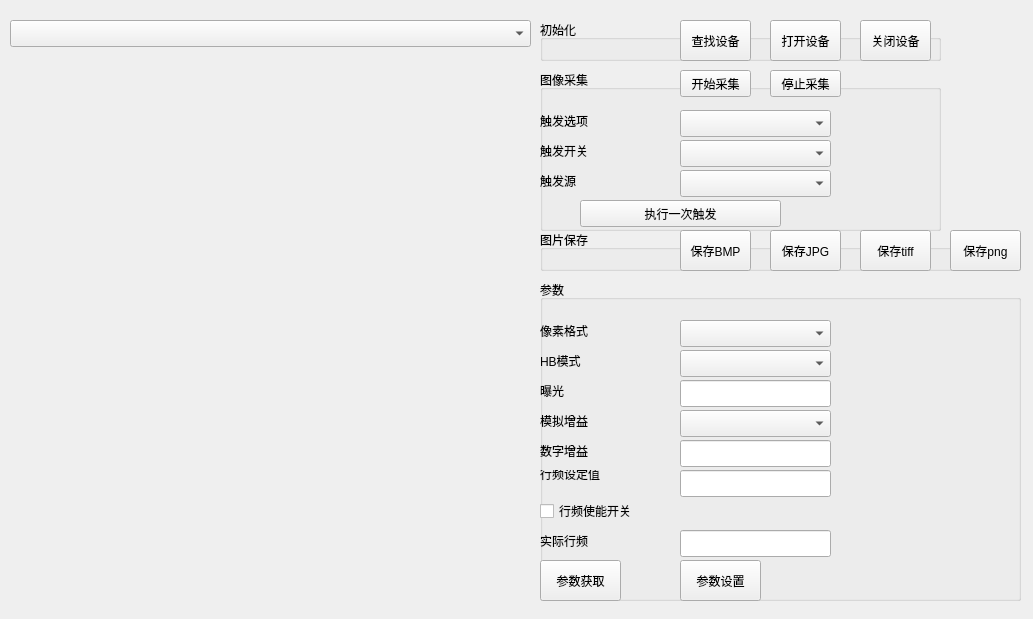
<?xml version="1.0" encoding="UTF-8"?>
<ui version="4.0">
 <class>MainWindow</class>
 <widget class="QMainWindow" name="MainWindow">
  <property name="geometry">
   <rect>
    <x>0</x>
    <y>0</y>
    <width>1033</width>
    <height>619</height>
   </rect>
  </property>
  <property name="windowTitle">
   <string>MainWindow</string>
  </property>
  <widget class="QWidget" name="centralWidget">
   <widget class="QComboBox" name="EnumCombo">
    <property name="geometry">
     <rect>
      <x>10</x>
      <y>20</y>
      <width>521</width>
      <height>27</height>
     </rect>
    </property>
   </widget>
   <widget class="QWidget" name="DisplayWidget" native="true">
    <property name="geometry">
     <rect>
      <x>10</x>
      <y>60</y>
      <width>521</width>
      <height>521</height>
     </rect>
    </property>
   </widget>
   <widget class="QGroupBox" name="groupBox">
    <property name="geometry">
     <rect>
      <x>540</x>
      <y>20</y>
      <width>401</width>
      <height>41</height>
     </rect>
    </property>
    <property name="title">
     <string>初始化</string>
    </property>
    <widget class="QPushButton" name="EnumButton">
     <property name="geometry">
      <rect>
       <x>140</x>
       <y>0</y>
       <width>71</width>
       <height>41</height>
      </rect>
     </property>
     <property name="text">
      <string>查找设备</string>
     </property>
    </widget>
    <widget class="QPushButton" name="OpenButton">
     <property name="geometry">
      <rect>
       <x>230</x>
       <y>0</y>
       <width>71</width>
       <height>41</height>
      </rect>
     </property>
     <property name="text">
      <string>打开设备</string>
     </property>
    </widget>
    <widget class="QPushButton" name="CloseButton">
     <property name="geometry">
      <rect>
       <x>320</x>
       <y>0</y>
       <width>71</width>
       <height>41</height>
      </rect>
     </property>
     <property name="text">
      <string>关闭设备</string>
     </property>
    </widget>
   </widget>
   <widget class="QGroupBox" name="groupBox_2">
    <property name="geometry">
     <rect>
      <x>540</x>
      <y>70</y>
      <width>401</width>
      <height>161</height>
     </rect>
    </property>
    <property name="title">
     <string>图像采集 </string>
    </property>
    <widget class="QPushButton" name="StartGrabbingButton">
     <property name="geometry">
      <rect>
       <x>140</x>
       <y>0</y>
       <width>71</width>
       <height>27</height>
      </rect>
     </property>
     <property name="text">
      <string>开始采集</string>
     </property>
    </widget>
    <widget class="QPushButton" name="StopGrabbingButton">
     <property name="geometry">
      <rect>
       <x>230</x>
       <y>0</y>
       <width>71</width>
       <height>27</height>
      </rect>
     </property>
     <property name="text">
      <string>停止采集</string>
     </property>
    </widget>
    <widget class="QLabel" name="label">
     <property name="geometry">
      <rect>
       <x>0</x>
       <y>40</y>
       <width>111</width>
       <height>21</height>
      </rect>
     </property>
     <property name="text">
      <string>触发选项</string>
     </property>
    </widget>
    <widget class="QLabel" name="label_2">
     <property name="geometry">
      <rect>
       <x>0</x>
       <y>70</y>
       <width>111</width>
       <height>21</height>
      </rect>
     </property>
     <property name="text">
      <string>触发开关</string>
     </property>
    </widget>
    <widget class="QLabel" name="label_3">
     <property name="geometry">
      <rect>
       <x>0</x>
       <y>100</y>
       <width>111</width>
       <height>21</height>
      </rect>
     </property>
     <property name="text">
      <string>触发源</string>
     </property>
    </widget>
    <widget class="QComboBox" name="SelchangeTriggerselCombo">
     <property name="geometry">
      <rect>
       <x>140</x>
       <y>40</y>
       <width>151</width>
       <height>27</height>
      </rect>
     </property>
    </widget>
    <widget class="QComboBox" name="SelchangeTriggerswitchCombo">
     <property name="geometry">
      <rect>
       <x>140</x>
       <y>70</y>
       <width>151</width>
       <height>27</height>
      </rect>
     </property>
    </widget>
    <widget class="QComboBox" name="SelchangeTriggersourceCombo">
     <property name="geometry">
      <rect>
       <x>140</x>
       <y>100</y>
       <width>151</width>
       <height>27</height>
      </rect>
     </property>
    </widget>
    <widget class="QPushButton" name="SoftwareOnceButton">
     <property name="geometry">
      <rect>
       <x>40</x>
       <y>130</y>
       <width>201</width>
       <height>27</height>
      </rect>
     </property>
     <property name="text">
      <string>执行一次触发</string>
     </property>
    </widget>
    <zorder>SelchangeTriggerselCombo</zorder>
    <zorder>StartGrabbingButton</zorder>
    <zorder>StopGrabbingButton</zorder>
    <zorder>label</zorder>
    <zorder>label_2</zorder>
    <zorder>label_3</zorder>
    <zorder>SelchangeTriggerswitchCombo</zorder>
    <zorder>SelchangeTriggersourceCombo</zorder>
    <zorder>SoftwareOnceButton</zorder>
   </widget>
   <widget class="QGroupBox" name="groupBox_3">
    <property name="geometry">
     <rect>
      <x>540</x>
      <y>230</y>
      <width>481</width>
      <height>41</height>
     </rect>
    </property>
    <property name="title">
     <string>图片保存</string>
    </property>
    <widget class="QPushButton" name="SaveBmpButton">
     <property name="geometry">
      <rect>
       <x>140</x>
       <y>0</y>
       <width>71</width>
       <height>41</height>
      </rect>
     </property>
     <property name="text">
      <string>保存BMP</string>
     </property>
    </widget>
    <widget class="QPushButton" name="SaveJpgButton">
     <property name="geometry">
      <rect>
       <x>230</x>
       <y>0</y>
       <width>71</width>
       <height>41</height>
      </rect>
     </property>
     <property name="text">
      <string>保存JPG</string>
     </property>
    </widget>
    <widget class="QPushButton" name="SaveTiffButton">
     <property name="geometry">
      <rect>
       <x>320</x>
       <y>0</y>
       <width>71</width>
       <height>41</height>
      </rect>
     </property>
     <property name="text">
      <string>保存tiff</string>
     </property>
    </widget>
    <widget class="QPushButton" name="SavePngButton">
     <property name="geometry">
      <rect>
       <x>410</x>
       <y>0</y>
       <width>71</width>
       <height>41</height>
      </rect>
     </property>
     <property name="text">
      <string>保存png</string>
     </property>
    </widget>
   </widget>
   <widget class="QGroupBox" name="groupBox_4">
    <property name="geometry">
     <rect>
      <x>540</x>
      <y>280</y>
      <width>481</width>
      <height>321</height>
     </rect>
    </property>
    <property name="title">
     <string>参数</string>
    </property>
    <widget class="QLabel" name="label_7">
     <property name="geometry">
      <rect>
       <x>0</x>
       <y>40</y>
       <width>121</width>
       <height>21</height>
      </rect>
     </property>
     <property name="text">
      <string>像素格式</string>
     </property>
    </widget>
    <widget class="QLabel" name="label_8">
     <property name="geometry">
      <rect>
       <x>0</x>
       <y>70</y>
       <width>121</width>
       <height>21</height>
      </rect>
     </property>
     <property name="text">
      <string>HB模式</string>
     </property>
    </widget>
    <widget class="QLabel" name="label_9">
     <property name="geometry">
      <rect>
       <x>0</x>
       <y>100</y>
       <width>121</width>
       <height>21</height>
      </rect>
     </property>
     <property name="text">
      <string>曝光</string>
     </property>
    </widget>
    <widget class="QComboBox" name="SelchangePixelformatCombo">
     <property name="geometry">
      <rect>
       <x>140</x>
       <y>40</y>
       <width>151</width>
       <height>27</height>
      </rect>
     </property>
    </widget>
    <widget class="QComboBox" name="SelchangeImageCompressionModeCombo">
     <property name="geometry">
      <rect>
       <x>140</x>
       <y>70</y>
       <width>151</width>
       <height>27</height>
      </rect>
     </property>
    </widget>
    <widget class="QLineEdit" name="ExposureTimeLineEdit">
     <property name="geometry">
      <rect>
       <x>140</x>
       <y>100</y>
       <width>151</width>
       <height>27</height>
      </rect>
     </property>
    </widget>
    <widget class="QComboBox" name="SelchangePreampgainCombo">
     <property name="geometry">
      <rect>
       <x>140</x>
       <y>130</y>
       <width>151</width>
       <height>27</height>
      </rect>
     </property>
    </widget>
    <widget class="QLabel" name="label_10">
     <property name="geometry">
      <rect>
       <x>0</x>
       <y>130</y>
       <width>121</width>
       <height>21</height>
      </rect>
     </property>
     <property name="text">
      <string>模拟增益</string>
     </property>
    </widget>
    <widget class="QLineEdit" name="AcquisitionLineRateLineEdit">
     <property name="geometry">
      <rect>
       <x>140</x>
       <y>190</y>
       <width>151</width>
       <height>27</height>
      </rect>
     </property>
    </widget>
    <widget class="QLineEdit" name="ResultingLineRateLineEdit">
     <property name="geometry">
      <rect>
       <x>140</x>
       <y>250</y>
       <width>151</width>
       <height>27</height>
      </rect>
     </property>
    </widget>
    <widget class="QLabel" name="label_12">
     <property name="geometry">
      <rect>
       <x>0</x>
       <y>190</y>
       <width>141</width>
       <height>21</height>
      </rect>
     </property>
     <property name="text">
      <string>行频设定值
</string>
     </property>
    </widget>
    <widget class="QLineEdit" name="PreampGainLineEdit">
     <property name="geometry">
      <rect>
       <x>140</x>
       <y>160</y>
       <width>151</width>
       <height>27</height>
      </rect>
     </property>
    </widget>
    <widget class="QLabel" name="label_13">
     <property name="geometry">
      <rect>
       <x>0</x>
       <y>250</y>
       <width>141</width>
       <height>21</height>
      </rect>
     </property>
     <property name="text">
      <string>实际行频</string>
     </property>
    </widget>
    <widget class="QPushButton" name="GetParameterButton">
     <property name="geometry">
      <rect>
       <x>0</x>
       <y>280</y>
       <width>81</width>
       <height>41</height>
      </rect>
     </property>
     <property name="text">
      <string>参数获取</string>
     </property>
    </widget>
    <widget class="QCheckBox" name="AcquisitionLineRateEnableCheckBox">
     <property name="geometry">
      <rect>
       <x>0</x>
       <y>220</y>
       <width>171</width>
       <height>22</height>
      </rect>
     </property>
     <property name="text">
      <string>行频使能开关</string>
     </property>
    </widget>
    <widget class="QLabel" name="label_11">
     <property name="geometry">
      <rect>
       <x>0</x>
       <y>160</y>
       <width>121</width>
       <height>21</height>
      </rect>
     </property>
     <property name="text">
      <string>数字增益</string>
     </property>
    </widget>
    <widget class="QPushButton" name="SetParameterButton">
     <property name="geometry">
      <rect>
       <x>140</x>
       <y>280</y>
       <width>81</width>
       <height>41</height>
      </rect>
     </property>
     <property name="text">
      <string>参数设置</string>
     </property>
    </widget>
   </widget>
  </widget>
 </widget>
 <layoutdefault spacing="6" margin="11"/>
 <resources/>
 <connections/>
</ui>
